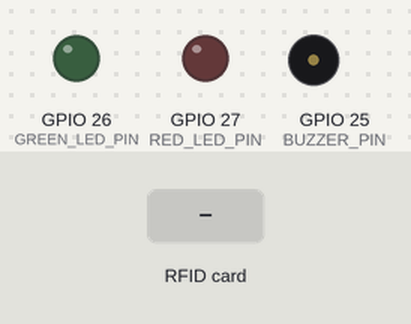
This sketch was run on a simulated ESP32. Parts: output pins drawn as LEDs (lit = HIGH), buzzer (waves = sounding, pin HIGH). Dashed ring = blinking. The test bench sets the inputs (shaded band). WiFi joins after 1.5 s; servers stay silent unless stated; uploads are accepted with an empty reply; what the sketch prints to the serial monitor is not drawn.

Above: at 2.7 s.
2.8 s: RFID card 5E 7A 19 C4 held to the reader
At 3.15 s:
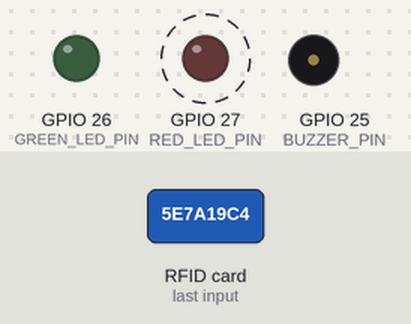
Timing chart, 0 to 5.8 s (numbered marks = the images above; inputs shaded):
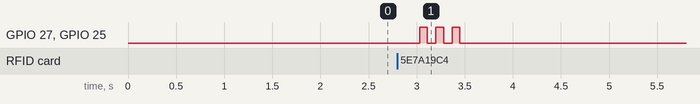

The sketch:

antende_esp32.ino
```cpp
#include <SPI.h>
#include <MFRC522.h>
#include <HTTPClient.h>
#include <WiFi.h>
#include <WiFiClient.h>
#include <WiFiClientSecure.h>
#include <ArduinoJson.h>

// Configure these values before uploading. Do not publish this sketch with credentials.
const char *WIFI_SSID = "I-am-Groot-2G";
const char *WIFI_PASSWORD = "ot!npSK1121";
const char *API_BASE_URL = "https://antende.onrender.com";
const char *DEVICE_API_KEY = "fC6W1VoPWpk67NsVhI4hCtTNUTjS7EQNOLAPZTosnqA=";
const char *DEVICE_ID = "esp32-01";
// TESTING ONLY: skips HTTPS certificate verification so the device can connect
// without configuring ROOT_CA_CERT. The device API key can be intercepted.
// Set to false and configure ROOT_CA_CERT before using this outside testing.
const bool ALLOW_INSECURE_HTTPS_FOR_TESTING = true;
const char *ROOT_CA_CERT = "";

constexpr uint8_t RFID_SS_PIN = 5;
constexpr uint8_t RFID_RST_PIN = 22;
constexpr uint8_t GREEN_LED_PIN = 26;
constexpr uint8_t RED_LED_PIN = 27;
constexpr uint8_t BUZZER_PIN = 25;
constexpr unsigned long SCAN_COOLDOWN_MS = 2000;
constexpr unsigned long COMMAND_POLL_MS = 5000;

MFRC522 reader(RFID_SS_PIN, RFID_RST_PIN);
String registrationRequestId;
unsigned long lastScanAt = 0;
unsigned long lastCommandPollAt = 0;
bool hasScanned = false;

String makeUrl(const String &path) {
  String base = API_BASE_URL;
  while (base.endsWith("/")) base.remove(base.length() - 1);
  return base + path;
}

bool beginRequest(HTTPClient &http, WiFiClient &plainClient, WiFiClientSecure &secureClient,
                 const String &url) {
  if (url.startsWith("https://")) {
    if (ALLOW_INSECURE_HTTPS_FOR_TESTING) {
      secureClient.setInsecure();
    } else {
      if (strlen(ROOT_CA_CERT) == 0) {
        Serial.println("HTTPS requires ROOT_CA_CERT when testing bypass is disabled.");
        return false;
      }
      secureClient.setCACert(ROOT_CA_CERT);
    }
    return http.begin(secureClient, url);
  }
  return http.begin(plainClient, url);
}

int sendRequest(const String &path, const String &method, const String &body,
                String &responseBody) {
  HTTPClient http;
  WiFiClient plainClient;
  WiFiClientSecure secureClient;
  if (!beginRequest(http, plainClient, secureClient, makeUrl(path))) return -1;
  http.setTimeout(5000);
  http.setConnectTimeout(5000);
  http.setReuse(false);
  http.addHeader("Authorization", String("Bearer ") + DEVICE_API_KEY);
  if (method == "POST") http.addHeader("Content-Type", "application/json");

  int statusCode;
  if (method == "POST") {
    statusCode = http.POST(body);
  } else {
    statusCode = http.GET();
  }
  responseBody = statusCode > 0 ? http.getString() : "";
  if (statusCode <= 0) Serial.printf("HTTP request failed: %s\n", http.errorToString(statusCode).c_str());
  http.end();
  return statusCode;
}

String readCardUid() {
  String uid;
  for (byte index = 0; index < reader.uid.size; index++) {
    if (reader.uid.uidByte[index] < 0x10) uid += "0";
    uid += String(reader.uid.uidByte[index], HEX);
  }
  uid.toUpperCase();
  return uid;
}

void beep(uint8_t times, uint16_t onMs, uint16_t offMs) {
  for (uint8_t index = 0; index < times; index++) {
    digitalWrite(BUZZER_PIN, HIGH);
    delay(onMs);
    digitalWrite(BUZZER_PIN, LOW);
    if (index + 1 < times) delay(offMs);
  }
}

void clearIndicators() {
  digitalWrite(GREEN_LED_PIN, LOW);
  digitalWrite(RED_LED_PIN, LOW);
  digitalWrite(BUZZER_PIN, LOW);
}

void signalAccepted() {
  digitalWrite(GREEN_LED_PIN, HIGH);
  beep(1, 120, 0);
  delay(220);
  clearIndicators();
}

void signalUnknown() {
  digitalWrite(RED_LED_PIN, HIGH);
  beep(2, 100, 110);
  delay(180);
  clearIndicators();
}

void signalDuplicate() {
  digitalWrite(RED_LED_PIN, HIGH);
  beep(1, 300, 0);
  delay(180);
  clearIndicators();
}

void signalNetworkError() {
  for (uint8_t index = 0; index < 3; index++) {
    digitalWrite(RED_LED_PIN, HIGH);
    digitalWrite(BUZZER_PIN, HIGH);
    delay(80);
    clearIndicators();
    delay(90);
  }
}

void pollRegistrationCommand() {
  if (WiFi.status() != WL_CONNECTED || millis() - lastCommandPollAt < COMMAND_POLL_MS) return;
  lastCommandPollAt = millis();
  String response;
  const String path = String("/api/device/commands?deviceId=") + DEVICE_ID;
  Serial.println("Polling registration command...");
  const int statusCode = sendRequest(path, "GET", "", response);
  Serial.printf("Registration command HTTP status: %d\n", statusCode);
  if (statusCode != 200) return;

  DynamicJsonDocument document(256);
  if (deserializeJson(document, response)) {
    Serial.println("Could not parse device command response.");
    return;
  }
  const char *requestId = document["registrationRequestId"];
  registrationRequestId = requestId ? String(requestId) : "";
}

void processCard(const String &uid) {
  Serial.printf("Card UID: %s\n", uid.c_str());
  if (WiFi.status() != WL_CONNECTED) {
    Serial.println("Wi-Fi unavailable; attendance was not confirmed.");
    signalNetworkError();
    return;
  }

  String response;
  int statusCode;
  if (registrationRequestId.length()) {
    DynamicJsonDocument request(256);
    request["requestId"] = registrationRequestId;
    request["uid"] = uid;
    String body;
    serializeJson(request, body);
    statusCode = sendRequest("/api/device/registration-scans", "POST", body, response);
    if (statusCode == 200) {
      registrationRequestId = "";
      Serial.println("Card UID captured for student registration.");
      digitalWrite(GREEN_LED_PIN, HIGH);
      beep(1, 100, 0);
      delay(180);
      clearIndicators();
    } else {
      signalNetworkError();
    }
    return;
  }

  DynamicJsonDocument request(256);
  request["uid"] = uid;
  String body;
  serializeJson(request, body);
  statusCode = sendRequest("/api/attendance/scan", "POST", body, response);
  if (statusCode < 200 || statusCode >= 300) {
    Serial.println("Server did not confirm attendance; no success signal sent.");
    signalNetworkError();
    return;
  }

  DynamicJsonDocument result(512);
  if (deserializeJson(result, response)) {
    Serial.println("Invalid server response; no success signal sent.");
    signalNetworkError();
    return;
  }
  const char *status = result["status"] | "";
  if (strcmp(status, "accepted") == 0) {
    Serial.printf("Attendance saved for %s.\n", result["student"]["full_name"] | "student");
    signalAccepted();
  } else if (strcmp(status, "duplicate") == 0) {
    Serial.println("Duplicate attendance; no additional record was created.");
    signalDuplicate();
  } else if (strcmp(status, "unknown") == 0) {
    Serial.println("Unknown or inactive card.");
    signalUnknown();
  } else {
    Serial.println("Unexpected server response; no success signal sent.");
    signalNetworkError();
  }
}

void setup() {
  Serial.begin(115200);
  if (String(API_BASE_URL).startsWith("https://") && ALLOW_INSECURE_HTTPS_FOR_TESTING) {
    Serial.println("WARNING: TESTING MODE - HTTPS certificate verification is disabled.");
  }
  pinMode(GREEN_LED_PIN, OUTPUT);
  pinMode(RED_LED_PIN, OUTPUT);
  pinMode(BUZZER_PIN, OUTPUT);
  clearIndicators();

  SPI.begin();
  reader.PCD_Init();
  Serial.println("RC522 initialized.");

  WiFi.mode(WIFI_STA);
  WiFi.begin(WIFI_SSID, WIFI_PASSWORD);
  Serial.print("Connecting to Wi-Fi");
  const unsigned long connectStarted = millis();
  while (WiFi.status() != WL_CONNECTED && millis() - connectStarted < 20000) {
    delay(500);
    Serial.print(".");
  }
  if (WiFi.status() == WL_CONNECTED) {
    Serial.printf("\nConnected. ESP32 IP: %s\n", WiFi.localIP().toString().c_str());
  } else {
    Serial.println("\nWi-Fi not connected. The device will retry.");
  }
}

void loop() {
  if (WiFi.status() != WL_CONNECTED) {
    static unsigned long lastReconnectAt = 0;
    if (millis() - lastReconnectAt > 10000) {
      lastReconnectAt = millis();
      WiFi.reconnect();
    }
  }
  pollRegistrationCommand();

  if (!reader.PICC_IsNewCardPresent() || !reader.PICC_ReadCardSerial()) {
    delay(10);
    return;
  }

  const String uid = readCardUid();
  reader.PICC_HaltA();
  reader.PCD_StopCrypto1();
  const unsigned long now = millis();
  if (!hasScanned || now - lastScanAt >= SCAN_COOLDOWN_MS) {
    hasScanned = true;
    lastScanAt = now;
    processCard(uid);
  }
  delay(120);
}
```

Measured:
- after the input at 2.8 s, GPIO 27 (RED_LED_PIN), GPIO 25 (BUZZER_PIN): alternates HIGH for 0.08 s and LOW for 0.09 s, 6 changes in all, then stays LOW, starting after 0.23 s
